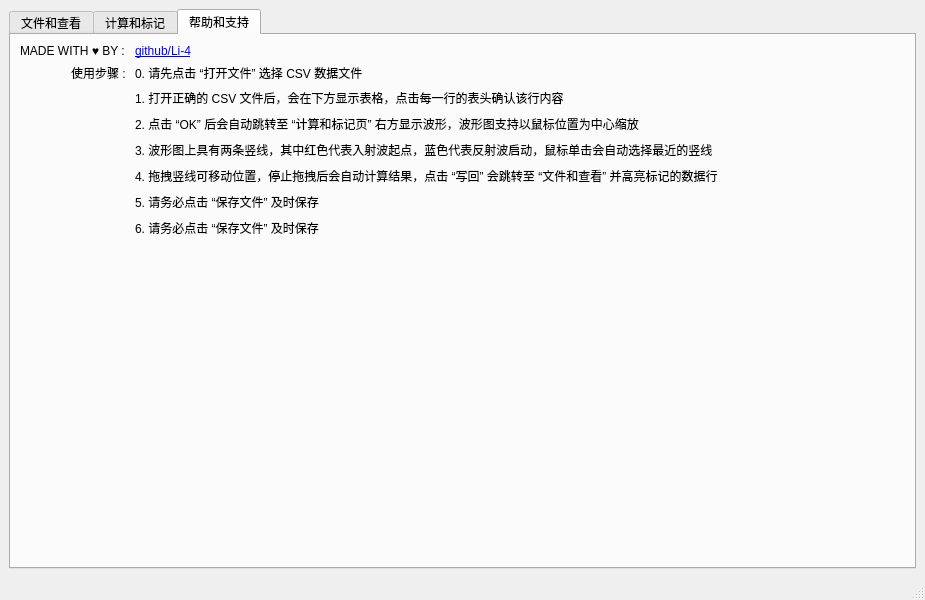
<?xml version="1.0" encoding="UTF-8"?>
<ui version="4.0">
 <class>MainWindow</class>
 <widget class="QMainWindow" name="MainWindow">
  <property name="geometry">
   <rect>
    <x>0</x>
    <y>0</y>
    <width>925</width>
    <height>600</height>
   </rect>
  </property>
  <property name="windowTitle">
   <string>MainWindow</string>
  </property>
  <widget class="QWidget" name="centralwidget">
   <layout class="QVBoxLayout" name="verticalLayout">
    <item>
     <widget class="QTabWidget" name="tabWidget">
      <property name="currentIndex">
       <number>2</number>
      </property>
      <widget class="QWidget" name="tab_0">
       <attribute name="title">
        <string>文件和查看</string>
       </attribute>
       <layout class="QVBoxLayout" name="verticalLayout_2">
        <item>
         <layout class="QGridLayout" name="gridLayout_2">
          <item row="0" column="0">
           <widget class="QPushButton" name="pushButton_openFile">
            <property name="text">
             <string>打开文件</string>
            </property>
           </widget>
          </item>
          <item row="0" column="1">
           <widget class="QPushButton" name="pushButton_saveFile">
            <property name="text">
             <string>保存文件</string>
            </property>
           </widget>
          </item>
         </layout>
        </item>
        <item>
         <widget class="QTableView" name="tableView"/>
        </item>
       </layout>
      </widget>
      <widget class="QWidget" name="tab_1">
       <attribute name="title">
        <string>计算和标记</string>
       </attribute>
       <layout class="QHBoxLayout" name="horizontalLayout">
        <item>
         <widget class="QFrame" name="frame">
          <property name="frameShape">
           <enum>QFrame::Shape::StyledPanel</enum>
          </property>
          <property name="frameShadow">
           <enum>QFrame::Shadow::Raised</enum>
          </property>
          <layout class="QVBoxLayout" name="verticalLayout_4">
           <item>
            <layout class="QGridLayout" name="gridLayout">
             <item row="0" column="3">
              <widget class="QLineEdit" name="lineEdit_waveSpeed">
               <property name="text">
                <string>165</string>
               </property>
              </widget>
             </item>
             <item row="0" column="0">
              <widget class="QLabel" name="label_0">
               <property name="text">
                <string>总长 s (单位: m)</string>
               </property>
               <property name="buddy">
                <cstring>lineEdit_length</cstring>
               </property>
              </widget>
             </item>
             <item row="1" column="3">
              <widget class="QSpinBox" name="spinBox_reflectedWave">
               <property name="maximum">
                <number>20000</number>
               </property>
              </widget>
             </item>
             <item row="0" column="2">
              <widget class="QLabel" name="label_1">
               <property name="text">
                <string>波速 v (单位: m/us)</string>
               </property>
               <property name="buddy">
                <cstring>lineEdit_waveSpeed</cstring>
               </property>
              </widget>
             </item>
             <item row="0" column="1">
              <widget class="QLineEdit" name="lineEdit_length">
               <property name="text">
                <string>1400</string>
               </property>
              </widget>
             </item>
             <item row="1" column="2">
              <widget class="QLabel" name="label_3">
               <property name="text">
                <string>反射点 b</string>
               </property>
               <property name="buddy">
                <cstring>spinBox_reflectedWave</cstring>
               </property>
              </widget>
             </item>
             <item row="1" column="0">
              <widget class="QLabel" name="label_2">
               <property name="text">
                <string>入射点 a</string>
               </property>
               <property name="buddy">
                <cstring>spinBox_incidentWave</cstring>
               </property>
              </widget>
             </item>
             <item row="1" column="1">
              <widget class="QSpinBox" name="spinBox_incidentWave">
               <property name="minimum">
                <number>0</number>
               </property>
               <property name="maximum">
                <number>20000</number>
               </property>
              </widget>
             </item>
             <item row="2" column="0">
              <widget class="QLabel" name="label_4">
               <property name="text">
                <string>时间差 Δt (单位: us)</string>
               </property>
               <property name="buddy">
                <cstring>lineEdit_timeDifference</cstring>
               </property>
              </widget>
             </item>
             <item row="2" column="1">
              <widget class="QLineEdit" name="lineEdit_timeDifference">
               <property name="text">
                <string>/</string>
               </property>
              </widget>
             </item>
             <item row="2" column="2">
              <widget class="QLabel" name="label_5">
               <property name="text">
                <string>故障点距离 (单位: m)</string>
               </property>
               <property name="buddy">
                <cstring>lineEdit_result</cstring>
               </property>
              </widget>
             </item>
             <item row="2" column="3">
              <widget class="QLineEdit" name="lineEdit_result">
               <property name="text">
                <string>/</string>
               </property>
              </widget>
             </item>
            </layout>
           </item>
           <item>
            <layout class="QHBoxLayout" name="horizontalLayout_0">
             <item>
              <widget class="QPushButton" name="pushButton_0">
               <property name="text">
                <string>计    算</string>
               </property>
              </widget>
             </item>
             <item>
              <widget class="QPushButton" name="pushButton_1">
               <property name="text">
                <string>写    回</string>
               </property>
              </widget>
             </item>
            </layout>
           </item>
           <item>
            <spacer name="verticalSpacer">
             <property name="orientation">
              <enum>Qt::Orientation::Vertical</enum>
             </property>
             <property name="sizeHint" stdset="0">
              <size>
               <width>20</width>
               <height>40</height>
              </size>
             </property>
            </spacer>
           </item>
          </layout>
         </widget>
        </item>
        <item>
         <widget class="QmyFigureCanvas" name="widgetChart" native="true">
          <property name="minimumSize">
           <size>
            <width>500</width>
            <height>0</height>
           </size>
          </property>
         </widget>
        </item>
       </layout>
      </widget>
      <widget class="QWidget" name="tab_2">
       <attribute name="title">
        <string>帮助和支持</string>
       </attribute>
       <layout class="QFormLayout" name="formLayout">
        <property name="labelAlignment">
         <set>Qt::AlignmentFlag::AlignRight|Qt::AlignmentFlag::AlignTrailing|Qt::AlignmentFlag::AlignVCenter</set>
        </property>
        <item row="0" column="0">
         <widget class="QLabel" name="label_6">
          <property name="text">
           <string>MADE WITH ♥ BY : </string>
          </property>
         </widget>
        </item>
        <item row="0" column="1">
         <widget class="QLabel" name="label_7">
          <property name="text">
           <string>&lt;a href = &quot;https://github.com/Li-4&quot;&gt;github/Li-4</string>
          </property>
          <property name="openExternalLinks">
           <bool>true</bool>
          </property>
         </widget>
        </item>
        <item row="1" column="0">
         <widget class="QLabel" name="label">
          <property name="text">
           <string>使用步骤 : </string>
          </property>
         </widget>
        </item>
        <item row="1" column="1">
         <widget class="QLabel" name="label_8">
          <property name="text">
           <string>0. 请先点击 “打开文件” 选择 CSV 数据文件</string>
          </property>
         </widget>
        </item>
        <item row="2" column="0">
         <spacer name="horizontalSpacer">
          <property name="orientation">
           <enum>Qt::Orientation::Horizontal</enum>
          </property>
          <property name="sizeHint" stdset="0">
           <size>
            <width>40</width>
            <height>20</height>
           </size>
          </property>
         </spacer>
        </item>
        <item row="2" column="1">
         <widget class="QLabel" name="label_9">
          <property name="text">
           <string>1. 打开正确的 CSV 文件后，会在下方显示表格，点击每一行的表头确认该行内容</string>
          </property>
         </widget>
        </item>
        <item row="3" column="0">
         <spacer name="horizontalSpacer_2">
          <property name="orientation">
           <enum>Qt::Orientation::Horizontal</enum>
          </property>
          <property name="sizeHint" stdset="0">
           <size>
            <width>40</width>
            <height>20</height>
           </size>
          </property>
         </spacer>
        </item>
        <item row="3" column="1">
         <widget class="QLabel" name="label_10">
          <property name="text">
           <string>2. 点击 “OK” 后会自动跳转至 “计算和标记页” 右方显示波形，波形图支持以鼠标位置为中心缩放</string>
          </property>
         </widget>
        </item>
        <item row="4" column="0">
         <spacer name="horizontalSpacer_3">
          <property name="orientation">
           <enum>Qt::Orientation::Horizontal</enum>
          </property>
          <property name="sizeHint" stdset="0">
           <size>
            <width>40</width>
            <height>20</height>
           </size>
          </property>
         </spacer>
        </item>
        <item row="4" column="1">
         <widget class="QLabel" name="label_11">
          <property name="text">
           <string>3. 波形图上具有两条竖线，其中红色代表入射波起点，蓝色代表反射波启动，鼠标单击会自动选择最近的竖线</string>
          </property>
         </widget>
        </item>
        <item row="5" column="0">
         <spacer name="horizontalSpacer_4">
          <property name="orientation">
           <enum>Qt::Orientation::Horizontal</enum>
          </property>
          <property name="sizeHint" stdset="0">
           <size>
            <width>40</width>
            <height>20</height>
           </size>
          </property>
         </spacer>
        </item>
        <item row="5" column="1">
         <widget class="QLabel" name="label_12">
          <property name="text">
           <string>4. 拖拽竖线可移动位置，停止拖拽后会自动计算结果，点击 “写回” 会跳转至 “文件和查看” 并高亮标记的数据行</string>
          </property>
         </widget>
        </item>
        <item row="6" column="0">
         <spacer name="horizontalSpacer_5">
          <property name="orientation">
           <enum>Qt::Orientation::Horizontal</enum>
          </property>
          <property name="sizeHint" stdset="0">
           <size>
            <width>40</width>
            <height>20</height>
           </size>
          </property>
         </spacer>
        </item>
        <item row="6" column="1">
         <widget class="QLabel" name="label_13">
          <property name="text">
           <string>5. 请务必点击 “保存文件” 及时保存</string>
          </property>
         </widget>
        </item>
        <item row="7" column="0">
         <spacer name="horizontalSpacer_6">
          <property name="orientation">
           <enum>Qt::Orientation::Horizontal</enum>
          </property>
          <property name="sizeHint" stdset="0">
           <size>
            <width>40</width>
            <height>20</height>
           </size>
          </property>
         </spacer>
        </item>
        <item row="7" column="1">
         <widget class="QLabel" name="label_14">
          <property name="text">
           <string>6. 请务必点击 “保存文件” 及时保存</string>
          </property>
         </widget>
        </item>
       </layout>
      </widget>
     </widget>
    </item>
   </layout>
  </widget>
  <widget class="QMenuBar" name="menubar">
   <property name="geometry">
    <rect>
     <x>0</x>
     <y>0</y>
     <width>925</width>
     <height>22</height>
    </rect>
   </property>
  </widget>
  <widget class="QStatusBar" name="statusbar"/>
 </widget>
 <customwidgets>
  <customwidget>
   <class>QmyFigureCanvas</class>
   <extends>QWidget</extends>
   <header location="global">myFigureCanvas</header>
   <container>1</container>
  </customwidget>
 </customwidgets>
 <tabstops>
  <tabstop>lineEdit_length</tabstop>
  <tabstop>lineEdit_waveSpeed</tabstop>
  <tabstop>spinBox_incidentWave</tabstop>
  <tabstop>spinBox_reflectedWave</tabstop>
  <tabstop>lineEdit_timeDifference</tabstop>
  <tabstop>lineEdit_result</tabstop>
  <tabstop>pushButton_0</tabstop>
  <tabstop>pushButton_1</tabstop>
 </tabstops>
 <resources/>
 <connections/>
</ui>
